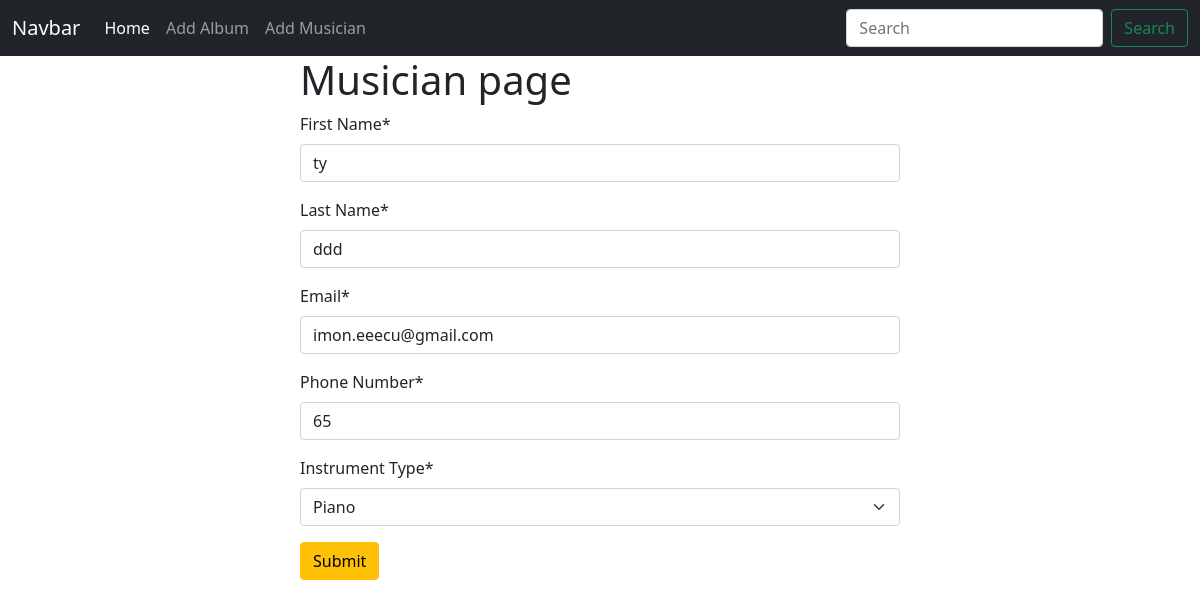
Page /musician/edit/6 on the committed database.
### Musician/models.py (models this page shows, shortened)
class MusicianModel(models.Model):
    first_name = models.CharField(max_length=100, verbose_name='First Name')
    last_name = models.CharField(max_length=100, verbose_name='Last Name')
    email = models.EmailField(verbose_name='Email')
    phone_number = models.CharField(max_length=20, verbose_name='Phone Number')
    INSTRUMENT_CHOICES = [
        ('Flute', 'Flute'),
        ('Violin', 'Violin'),
        ('Guitar', 'Guitar'),
        ('Piano', 'Piano'),
        ('Other', 'Other'),
    ]
    instrument_type = models.CharField(max_length=20 , choices=INSTRUMENT_CHOICES, verbose_name='Instrument Type')

### Musician/views.py (the view)
# urls.py: path('edit/<int:id>',edit_musician,name="edit_musician"),
def edit_musician(request,id):
    music = MusicianModel.objects.get(pk=id)
    music_form = forms.MusicianForm(instance=music)
    if request.method == 'POST':
        music_form = forms.MusicianForm(request.POST,instance=music)
        if music_form.is_valid():
            music_form.save()
            return redirect('homepage')
    return render(request,'add_musician.html',{'form':music_form})

### Musician/forms.py
class MusicianForm(forms.ModelForm):
    class Meta:
        model = MusicianModel
        fields = '__all__'

### Musician/templates/add_musician.html (shortened to what this page needs)
{% extends "base.html" %}
{%  load crispy_forms_tags %}
{% block content %}
<form style="width:50% ; margin : auto" method="post">
    <h1>Musician page</h1>
    {{form | crispy}}
    <button class="btn btn-warning">Submit</button>
</form>
{% endblock  %}

### rows in the picture
MusicianModel: first_name "ty", last_name "ddd", email "imon.eeecu@gmail.com", phone_number "65", instrument_type "Piano"
